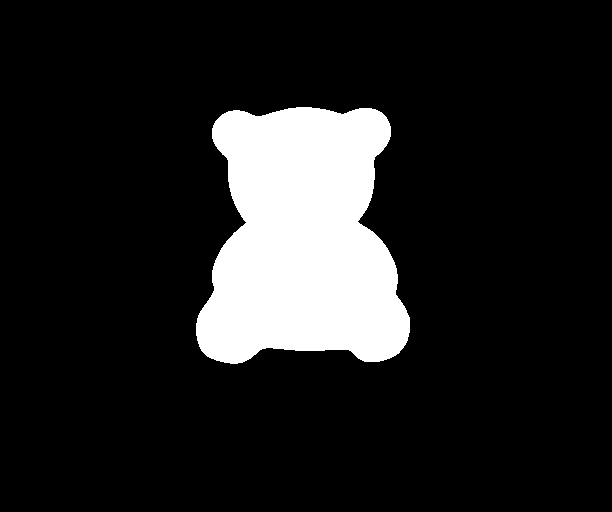
#> input picture report/images/00.png, 612 x 512 px; its folder holds 4 pictures in this run
$ python make_input_overview.py
#> lines starting #> are read from the running program, lines starting #| are printed output that depends on the picture; after the words box and inside, x2 and y2 are one past the last pixel; in counts of white or black regions, pixels touching at a corner belong together
#!/usr/bin/env python3
"""
Create a visual overview showing input images, masks, and reconstruction results for Review 2 demo.
"""
import argparse
import os
import glob
import numpy as np
import cv2 as cv
import matplotlib
matplotlib.use('Agg')
import matplotlib.pyplot as plt


def main():
    ap = argparse.ArgumentParser()
    ap.add_argument('--data_dir', type=str, default='data/diligent_mv_normals/bear')
    ap.add_argument('--n_views', type=int, default=4, help='Number of views to show')
    ap.add_argument('--out', type=str, default='exp/for_guide/input_overview.png')
    args = ap.parse_args()

    # Find RGB images (use integration/rgb if available, else try other folders)
    rgb_dir = os.path.join(args.data_dir, 'integration', 'rgb')
    if not os.path.exists(rgb_dir):
        rgb_dir = os.path.join(args.data_dir, 'images')  # fallback

    if os.path.exists(rgb_dir):
        rgb_files = sorted(glob.glob(os.path.join(rgb_dir, '*.png')) +
                          glob.glob(os.path.join(rgb_dir, '*.jpg')))[:args.n_views]
    else:
        rgb_files = []

    mask_files = sorted(glob.glob(os.path.join(args.data_dir, 'mask', '*.png')))[:args.n_views]

    os.makedirs(os.path.dirname(args.out), exist_ok=True)

    # Create figure with 2 rows: RGB images (if available) and masks
    if len(rgb_files) > 0:
        fig, axes = plt.subplots(2, args.n_views, figsize=(12, 5))
        fig.suptitle('Input: Multi-view images and silhouette masks', fontsize=14)

        for i in range(args.n_views):
            # RGB
            if i < len(rgb_files):
                img = cv.imread(rgb_files[i])
#> img is the input picture: shape (512, 612, 3); 13.2% white; 1 white region, box (x1, y1, x2, y2) and area: (196, 107, 410, 364) 41512
                if img is not None:
                    img = cv.cvtColor(img, cv.COLOR_BGR2RGB)
                    axes[0, i].imshow(img)
                    axes[0, i].set_title(f'View {i}')
                    axes[0, i].axis('off')

            # Mask
            if i < len(mask_files):
                mask = cv.imread(mask_files[i], cv.IMREAD_GRAYSCALE)
                if mask is not None:
                    axes[1, i].imshow(mask, cmap='gray')
                    axes[1, i].set_title(f'Mask {i}')
                    axes[1, i].axis('off')
    else:
        # Only masks available
        fig, axes = plt.subplots(1, args.n_views, figsize=(12, 3))
        fig.suptitle('Input: Silhouette masks from multi-view capture', fontsize=14)

        for i in range(min(args.n_views, len(mask_files))):
            mask = cv.imread(mask_files[i], cv.IMREAD_GRAYSCALE)
            if mask is not None:
                if args.n_views > 1:
                    axes[i].imshow(mask, cmap='gray')
                    axes[i].set_title(f'View {i}')
                    axes[i].axis('off')
                else:
                    axes.imshow(mask, cmap='gray')
                    axes.set_title(f'View {i}')
                    axes.axis('off')

    fig.tight_layout()
    fig.savefig(args.out, dpi=150, bbox_inches='tight')
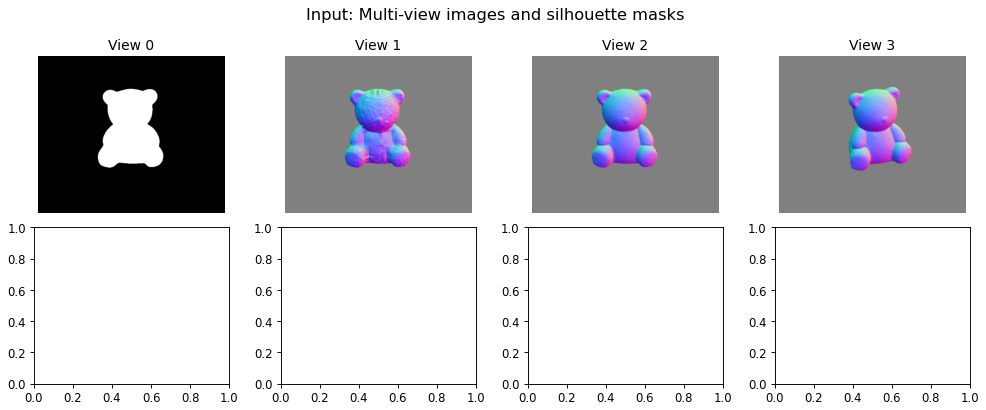
#> figure drawn by matplotlib, 4 panels
    print(f'✓ Saved: {args.out}')

    # Also create a simple pipeline diagram text file
    pipeline_txt = os.path.join(os.path.dirname(args.out), 'pipeline_summary.txt')
    with open(pipeline_txt, 'w') as f:
        f.write("PMNI-inspired Reconstruction Pipeline (CPU-first)\n")
        f.write("=" * 60 + "\n\n")
        f.write("INPUTS:\n")
        f.write(f"  - Dataset: {os.path.basename(args.data_dir)}\n")
        f.write(f"  - Views: {len(mask_files)} (used first 8)\n")
        f.write(f"  - Data: Multi-view images + binary masks + calibrated cameras\n")
        f.write(f"  - Camera file: cameras_sphere.npz (world_mat, scale_mat per view)\n\n")
        f.write("STAGE 1: Visual Hull (Silhouette-based)\n")
        f.write("  - Method: Voxel carving from multi-view silhouettes\n")
        f.write("  - Resolution: 64³ voxel grid\n")
        f.write("  - Algorithm: Project each voxel → keep if inside ALL masks\n")
        f.write("  - Output: Coarse watertight mesh (PLY)\n")
        f.write("  - Why textureless-friendly: Uses only shape silhouettes\n\n")
        f.write("STAGE 2: Clean Point Cloud\n")
        f.write("  - Method: Poisson disk sampling on mesh surface\n")
        f.write("  - Points: 250,000 uniformly sampled\n")
        f.write("  - Output: Dense point cloud (PLY)\n\n")
        f.write("NEXT (PMNI-lite refinement):\n")
        f.write("  - Fit SDF MLP with normal-consistency loss\n")
        f.write("  - Losses: surface + Eikonal + normal alignment\n")
        f.write("  - Extract refined mesh via marching cubes\n")
        f.write("  - CPU-friendly variant of PMNI's approach\n")

    print(f'✓ Saved: {pipeline_txt}')


if __name__ == '__main__':
    main()
